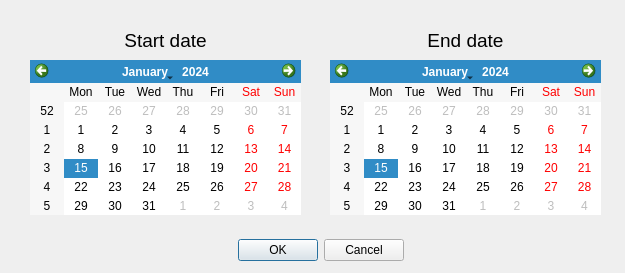
<?xml version="1.0" encoding="UTF-8"?>
<ui version="4.0">
 <class>dates</class>
 <widget class="QDialog" name="dates">
  <property name="geometry">
   <rect>
    <x>0</x>
    <y>0</y>
    <width>625</width>
    <height>273</height>
   </rect>
  </property>
  <property name="windowTitle">
   <string>LabCuro 2.0 data dump - Select date range</string>
  </property>
  <property name="windowIcon">
   <iconset>
    <normaloff>../src/bin/images/labcure_chromatogram.ico</normaloff>../src/bin/images/labcure_chromatogram.ico</iconset>
  </property>
  <widget class="QDialogButtonBox" name="buttonBox">
   <property name="geometry">
    <rect>
     <x>10</x>
     <y>230</y>
     <width>621</width>
     <height>41</height>
    </rect>
   </property>
   <property name="layoutDirection">
    <enum>Qt::LeftToRight</enum>
   </property>
   <property name="orientation">
    <enum>Qt::Horizontal</enum>
   </property>
   <property name="standardButtons">
    <set>QDialogButtonBox::Cancel|QDialogButtonBox::Ok</set>
   </property>
   <property name="centerButtons">
    <bool>true</bool>
   </property>
  </widget>
  <widget class="QCalendarWidget" name="calendarWidget">
   <property name="geometry">
    <rect>
     <x>30</x>
     <y>60</y>
     <width>271</width>
     <height>155</height>
    </rect>
   </property>
  </widget>
  <widget class="QCalendarWidget" name="calendarWidget_2">
   <property name="geometry">
    <rect>
     <x>330</x>
     <y>60</y>
     <width>271</width>
     <height>155</height>
    </rect>
   </property>
  </widget>
  <widget class="QLabel" name="label">
   <property name="geometry">
    <rect>
     <x>30</x>
     <y>20</y>
     <width>271</width>
     <height>41</height>
    </rect>
   </property>
   <property name="text">
    <string>&lt;html&gt;&lt;head/&gt;&lt;body&gt;&lt;p align=&quot;center&quot;&gt;&lt;span style=&quot; font-size:14pt;&quot;&gt;Start date&lt;/span&gt;&lt;/p&gt;&lt;/body&gt;&lt;/html&gt;</string>
   </property>
   <property name="scaledContents">
    <bool>false</bool>
   </property>
   <property name="wordWrap">
    <bool>false</bool>
   </property>
  </widget>
  <widget class="QLabel" name="label_2">
   <property name="geometry">
    <rect>
     <x>330</x>
     <y>20</y>
     <width>271</width>
     <height>41</height>
    </rect>
   </property>
   <property name="text">
    <string>&lt;html&gt;&lt;head/&gt;&lt;body&gt;&lt;p align=&quot;center&quot;&gt;&lt;span style=&quot; font-size:14pt;&quot;&gt;End date&lt;/span&gt;&lt;/p&gt;&lt;/body&gt;&lt;/html&gt;</string>
   </property>
   <property name="scaledContents">
    <bool>false</bool>
   </property>
   <property name="wordWrap">
    <bool>false</bool>
   </property>
  </widget>
 </widget>
 <resources/>
 <connections>
  <connection>
   <sender>buttonBox</sender>
   <signal>accepted()</signal>
   <receiver>dates</receiver>
   <slot>accept()</slot>
   <hints>
    <hint type="sourcelabel">
     <x>248</x>
     <y>254</y>
    </hint>
    <hint type="destinationlabel">
     <x>157</x>
     <y>274</y>
    </hint>
   </hints>
  </connection>
  <connection>
   <sender>buttonBox</sender>
   <signal>rejected()</signal>
   <receiver>dates</receiver>
   <slot>reject()</slot>
   <hints>
    <hint type="sourcelabel">
     <x>316</x>
     <y>260</y>
    </hint>
    <hint type="destinationlabel">
     <x>286</x>
     <y>274</y>
    </hint>
   </hints>
  </connection>
 </connections>
</ui>
